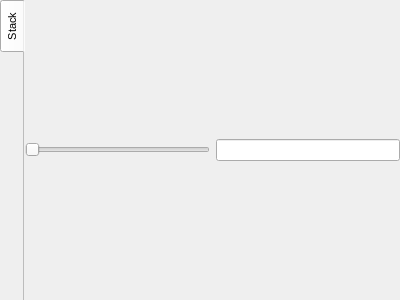
<?xml version="1.0" encoding="UTF-8"?>
<ui version="4.0">
 <class>Plugins::DirectedGraphView::DirectedGraphView</class>
 <widget class="QWidget" name="Plugins::DirectedGraphView::DirectedGraphView">
  <property name="geometry">
   <rect>
    <x>0</x>
    <y>0</y>
    <width>400</width>
    <height>300</height>
   </rect>
  </property>
  <property name="windowTitle">
   <string>Form</string>
  </property>
  <layout class="QVBoxLayout" name="verticalLayout">
   <property name="margin">
    <number>0</number>
   </property>
   <item>
    <widget class="TabWidget" name="tabWidget">
     <property name="font">
      <font>
       <pointsize>8</pointsize>
       <stylestrategy>PreferAntialias</stylestrategy>
      </font>
     </property>
     <property name="tabPosition">
      <enum>QTabWidget::West</enum>
     </property>
     <property name="currentIndex">
      <number>0</number>
     </property>
     <property name="documentMode">
      <bool>true</bool>
     </property>
     <widget class="QWidget" name="tabStack">
      <attribute name="title">
       <string>Stack</string>
      </attribute>
      <layout class="QVBoxLayout" name="layStack">
       <property name="margin">
        <number>0</number>
       </property>
       <item>
        <layout class="QHBoxLayout" name="horizontalLayout">
         <item>
          <widget class="QSlider" name="sldZoom">
           <property name="orientation">
            <enum>Qt::Horizontal</enum>
           </property>
          </widget>
         </item>
         <item>
          <widget class="QLineEdit" name="txtFilter"/>
         </item>
        </layout>
       </item>
      </layout>
     </widget>
    </widget>
   </item>
  </layout>
 </widget>
 <customwidgets>
  <customwidget>
   <class>TabWidget</class>
   <extends>QTabWidget</extends>
   <header location="global">PrettyWidgets/TabWidget.h</header>
   <container>1</container>
  </customwidget>
 </customwidgets>
 <resources/>
 <connections/>
</ui>
